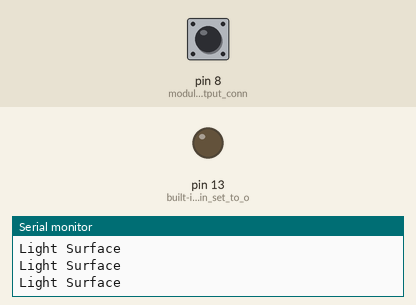
Recording of a sketch running on a simulated Arduino Uno, built with avr-gcc and run on an emulated ATmega328P. On the bench: output pins drawn as LEDs (lit = HIGH), the last lines printed to the serial monitor. Dashed ring = blinking. The inputs (shaded band) are chosen by the test bench; at power-on: pin 8 (module_signal_output_conn) LOW.

Above: at 1.2 s.
1.3 s: pin 8 (module_signal_output_conn) driven HIGH
At 2.5 s:
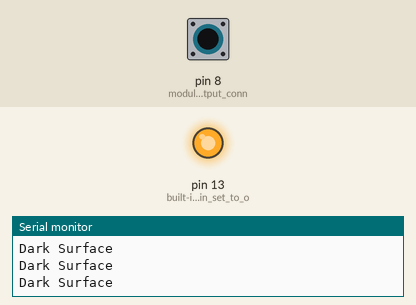
2.8 s: pin 8 (module_signal_output_conn) driven LOW
At 3.6 s:
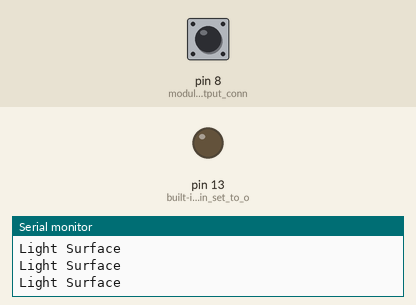
5.8 s: pin 8 (module_signal_output_conn) pulsed HIGH 2 times (0.12 s each, 0.3 s apart)
At 5.88 s:
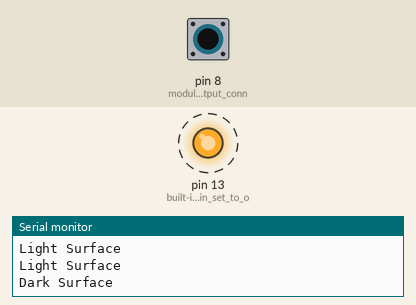
9.4 s: pin 8 (module_signal_output_conn) pulsed HIGH 2 times (0.12 s each, 0.3 s apart)
At 11.3 s:
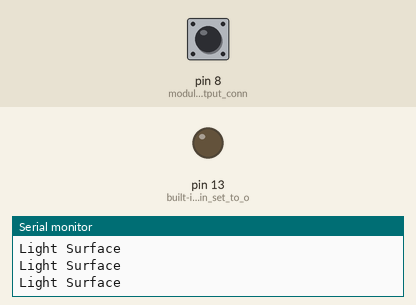
Timing chart, 0 to 12.8 s (numbered marks = the images above; inputs shaded):
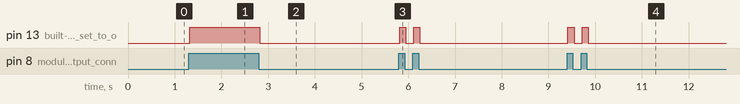

The sketch:

6_tracking_sensor.ino
```cpp
// Arduino and KY-033 module
void setup ()
{
    //pinMode - Configures the specified pin to behave either as an input or an output.
    pinMode(13, OUTPUT); // built-in LED pin set to output
    pinMode(8, INPUT); // module signal output connected to Arduino pin 8
    Serial.begin(9600); // initialize serial
}

void loop ()
{
    if (digitalRead(8) == HIGH)
    {   // if module detects a dark surface,
        Serial.println("Dark Surface"); // show message on serial monitor and
        digitalWrite (13, HIGH); // switch-On built-in LED
    }
    else
    {
        Serial.println("Light Surface");
        digitalWrite (13, LOW);
    }
}
```

Measured:
- after the input at 1.3 s, pin 13 (built-in_LED_pin_set_to_o): LOW → HIGH at once
- after the input at 2.8 s, pin 13 (built-in_LED_pin_set_to_o): HIGH → LOW at once
- after the input at 5.8 s, pin 13 (built-in_LED_pin_set_to_o): alternates HIGH for 0.13 s and LOW for 0.17 s, 4 changes in all, then stays LOW, starting at once
- after the input at 9.4 s, pin 13 (built-in_LED_pin_set_to_o): alternates HIGH for 0.13 s and LOW for 0.17 s, 4 changes in all, then stays LOW, starting at once
